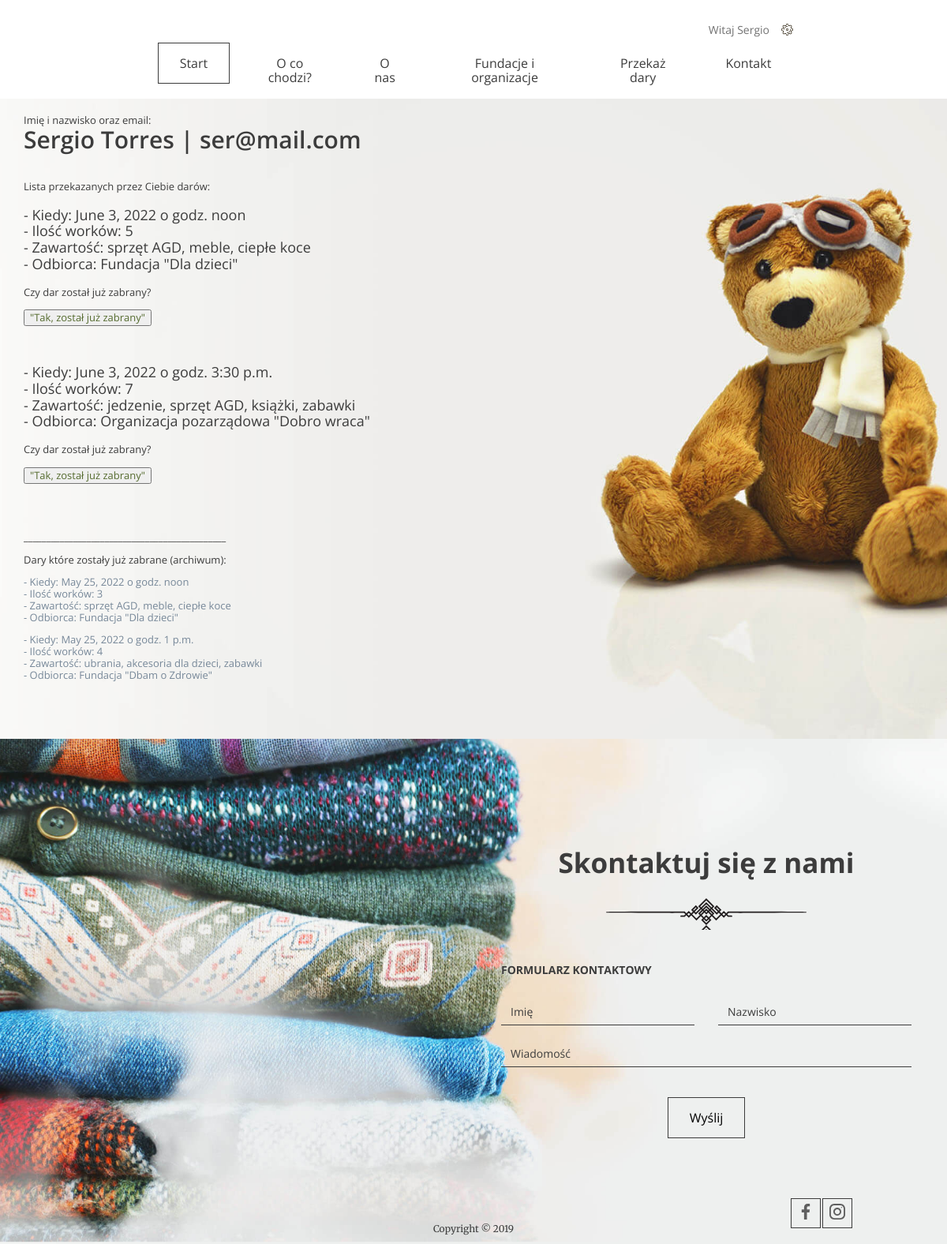
The page /giveAway/user/ (signed in) on the database its author committed.
### accounts/models.py (models this page shows, shortened)
class Account(AbstractUser):
    username = None
    email = models.EmailField(_('email address'), unique=True)
    USERNAME_FIELD = 'email'
    REQUIRED_FIELDS = []
    objects = AccountManager()

class Donation(models.Model):
    quantity = models.IntegerField()
    categories = models.ManyToManyField('Category')
    institution = models.ForeignKey(Institution, on_delete=models.CASCADE)
    phone_number = models.IntegerField()
    address = models.CharField(max_length=64)
    city = models.CharField(max_length=20)
    zip_code = models.IntegerField()
    pick_up_date = models.DateField(auto_now=False)
    pick_up_time = models.TimeField(auto_now=False)
    pick_up_comment = models.TextField(blank=True)
    user = models.ForeignKey(Account, on_delete=models.CASCADE, null=True)
    is_taken = models.BooleanField(default=False)

class Institution(models.Model):
    TYPE_CHOICES = (
        ('1', "Fundacja"),
        ('2', "Organizacja pozarządowa"),
        ('3', "Zbiórka lokalna"),
    )
    name = models.CharField(max_length=32)
    description = models.TextField()
    type = models.CharField(
        max_length = 20,
        choices = TYPE_CHOICES,
        default = '1'
        )
    category = models.ManyToManyField(Category)
    def __str__(self):
        return self.name

class Category(models.Model):
    name = models.CharField(max_length=10)
    def __str__(self):
        return self.name

### giveAway/views.py (the view)
# urls.py: path('user/', UserView.as_view(), name='user'),
class UserView(View):
    def get(self, request):
        user = request.user
        user_donations = Donation.objects.filter(user=user)
        return render(request, 'user.html', {'user_donations': user_donations})

### templates/user.html (shortened to what this page needs)
{% extends 'base.html' %}
{% load static %}
{% block content %}
    <header>
        <nav class="container container--70">
            <ul class="nav--actions">
                <li class="logged-user">
                    Witaj {{ user.first_name }}
                </li>
            </ul>
            {% include 'nav_bar.html' %}
        </nav>
        <section class="form--steps">
            <div class="form--steps-container">
                <div style="font-size: small">
                    Imię i nazwisko oraz email:
                    <h3>{{ user.first_name }} {{ user.last_name }} | {{ user.email }}<br><br></h3>
                    Lista przekazanych przez Ciebie darów:
                    {% for donation in user_donations %}
                        {% if donation.is_taken == False %}
                            <p class="summary" style="font-size: large">
                                <label>  - Kiedy: {{ donation.pick_up_date }} o godz. {{ donation.pick_up_time }}</label>
                                <br><label>  - Ilość worków: {{ donation.quantity }}</label>
                                <br><label>  - Zawartość: {{ donation.institution.category.get_queryset|join:", " }}</label>
                                <br><label>  - Odbiorca: {{ donation.institution.get_type_display }} "{{ donation.institution }}"</label><br>
                            </p>
                            Czy dar został już zabrany?<br><br>
                            <form method="get" action="/giveAway/user/{{ donation.id }}/">
                                <button type="submit" style="color: darkolivegreen">"Tak, został już zabrany"</button>
                            </form><br><br>
                        {% endif %}
                    {% endfor %}
                    <br><br>_____________________________________________<br><br>
                    Dary które zostały już zabrane (archiwum):
                    {% for donation in user_donations %}
                        {% if donation.is_taken == True %}
                            <p  class="summary" style="color:lightslategray; font-size: small">
                                <label>- Kiedy: {{ donation.pick_up_date }} o godz. {{ donation.pick_up_time }}</label>
                                <br><label>- Ilość worków: {{ donation.quantity }}</label>
                                <br><label>- Zawartość: {{ donation.institution.category.get_queryset|join:", " }}</label>
                                <br><label>- Odbiorca: {{ donation.institution.get_type_display }} "{{ donation.institution }}"</label><br>
                            </p>
                        {% endif %}
                    {% endfor %}
                </div>
            </div>
        </section>
    </header>
{% endblock %}

### rows shown on the page
Account: first_name "Sergio", last_name "Torres", email "ser@mail.com"
Donation: pick_up_date "June 3, 2022", pick_up_time "noon", quantity "5", institution.category.get_queryset "sprzęt AGD, meble, ciepłe koce", institution.type "Fundacja", institution "Dla dzieci"
Donation: pick_up_date "June 3, 2022", pick_up_time "3:30 p.m.", quantity "7", institution.category.get_queryset "jedzenie, sprzęt AGD, książki, zabawki", institution.type "Organizacja pozarządowa", institution "Dobro wraca"
Donation: pick_up_date "May 25, 2022", pick_up_time "noon", quantity "3", institution.category.get_queryset "sprzęt AGD, meble, ciepłe koce", institution.type "Fundacja", institution "Dla dzieci"
Donation: pick_up_date "May 25, 2022", pick_up_time "1 p.m.", quantity "4", institution.category.get_queryset "ubrania, akcesoria dla dzieci, zabawki", institution.type "Fundacja", institution "Dbam o Zdrowie"
